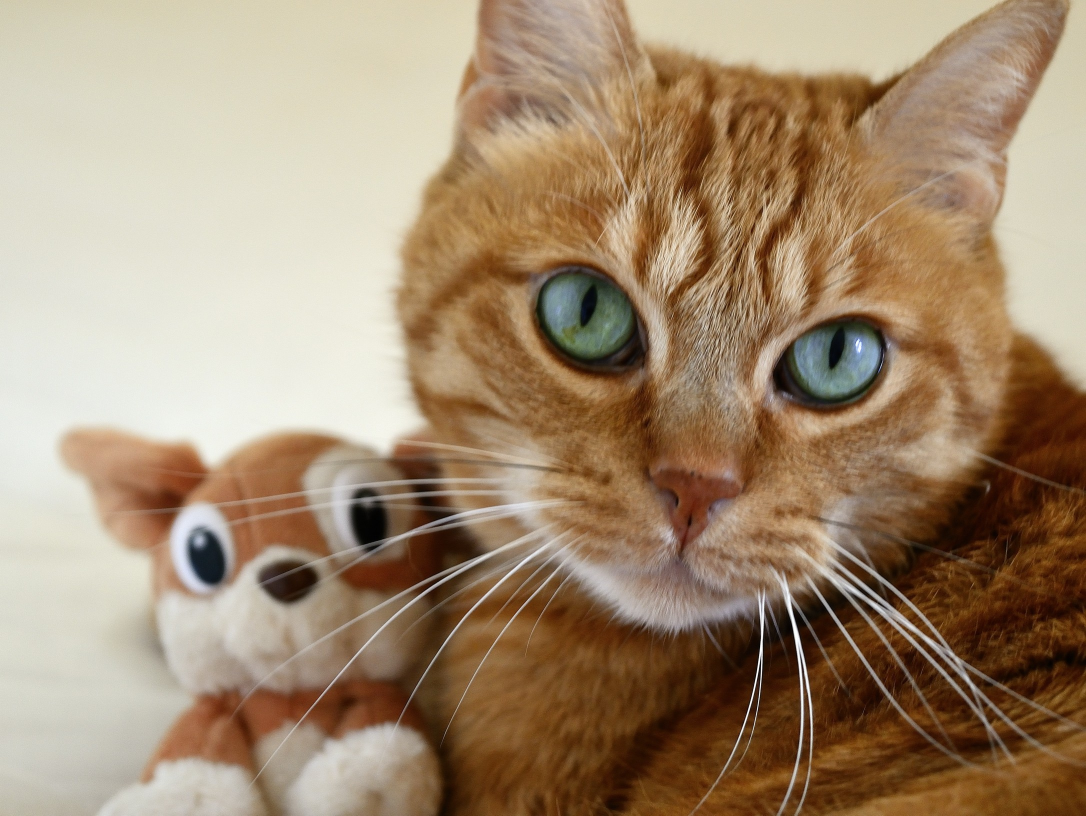
#> input picture cat.jpg, 2172 x 1631 px (shown at 1/2 size)
$ python opencv4-basic-img-operations.py
#> lines starting #> are read from the running program, lines starting #| are printed output that depends on the picture; after the words box and inside, x2 and y2 are one past the last pixel; in counts of white or black regions, pixels touching at a corner belong together
import cv2
import numpy as np


img = cv2.imread('cat.jpg',cv2.IMREAD_COLOR)
#> img is the input picture: shape (1631, 2172, 3); mean B, G, R 113.5, 139.6, 162.8

# px = img[300,300]
# px = [0,0,0]

roi = img[900:1000,900:1000]
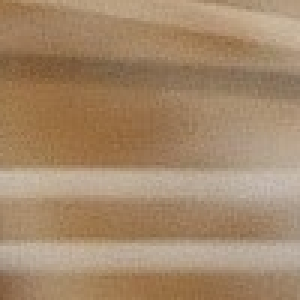
#> roi: shape (100, 100, 3) (shown 3 times larger); mean B, G, R 106.2, 136, 164
# roi = [255,255,255]

img[0:100,0:100] = roi
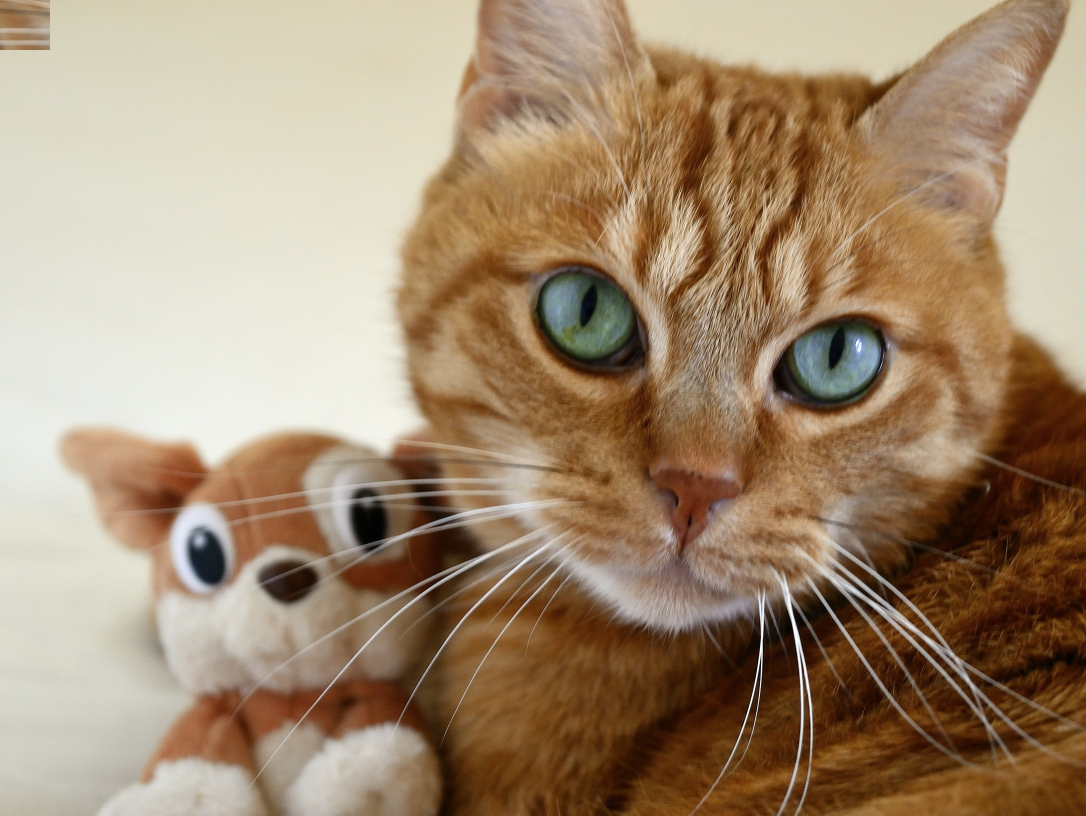
#> img: shape (1631, 2172, 3) (shown at 1/2 size); 0.28% of pixels changed, all inside (x1, y1, x2, y2) = (0, 0, 100, 100)


cv2.imshow('image',img)
cv2.waitKey(0)
cv2.destroyAllWindows()

# print(px)
